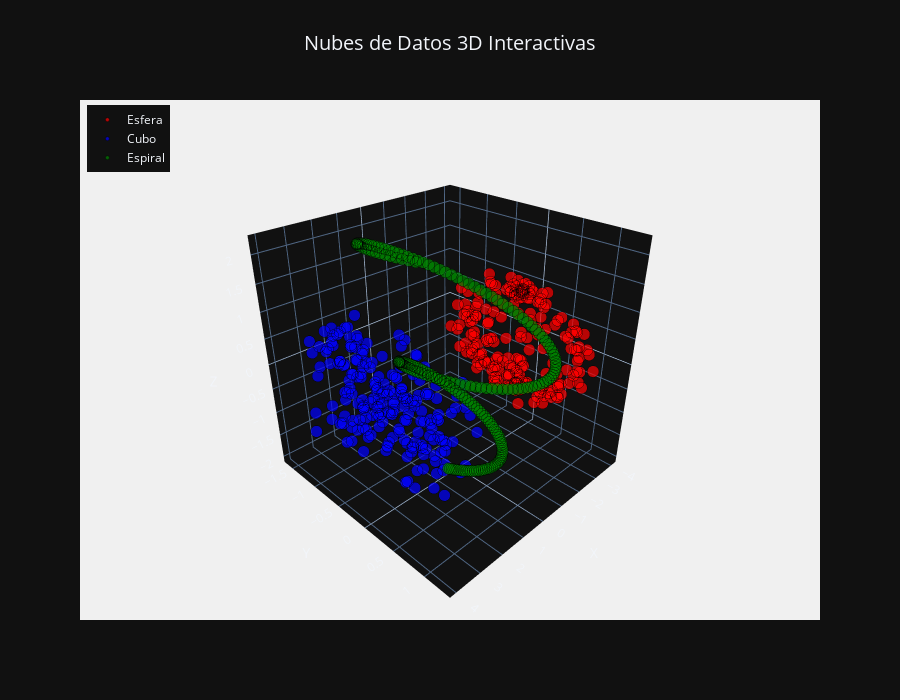

The code cell stored with this chart in its notebook:
### Code cell
fig = go.Figure()

names = {'Esfera': 'red', 'Cubo': 'blue', 'Espiral': 'green'}

for n, nombre in enumerate(['Esfera', 'Cubo', 'Espiral']):
    mask = [c == nombre for c in clusters]
    fig.add_trace(go.Scatter3d(
        x=x[mask],
        y=y[mask],
        z=z[mask],
        mode='markers',
        name=nombre,
        marker=dict(
            size=4,
            color=names[nombre],
            opacity=0.7,
            line=dict(width=0.5, color='black')
        ),
        hovertemplate=f'<b>{nombre}</b><br>X: %{{x:.2f}}<br>Y: %{{y:.2f}}<br>Z: %{{z:.2f}}<extra></extra>'
    ))

fig.update_layout(
    title=dict(
        text='Nubes de Datos 3D Interactivas',
        x=0.5,
        font=dict(size=20)
    ),
    scene=dict(
        xaxis_title='X',
        yaxis_title='Y',
        zaxis_title='Z',
        aspectmode='cube',
        camera=dict(
            eye=dict(x=1.5, y=1.5, z=1.2)
        ),

        bgcolor='rgb(240, 240, 240)'
    ),
    width=900,
    height=700,
    showlegend=True,
    legend=dict(
        yanchor="top",
        y=0.99,
        xanchor="left",
        x=0.01
    )
)

fig.show()

### Figure 1 — Plotly figure (JSON) as saved in the notebook; plotly's stock layout.template omitted (floating-point values rounded to 4 significant figures; data arrays with more than 128 entries replaced by an {"elided": "..."} marker saying what was removed)
{"data": [{"hovertemplate": "<b>Esfera</b><br>X: %{x:.2f}<br>Y: %{y:.2f}<br>Z: %{z:.2f}<extra></extra>", "marker": {"color": "red", "line": {"color": "black", "width": 0.5}, "opacity": 0.7, "size": 4}, "mode": "markers", "name": "Esfera", "x": {"elided": "200 float values"}, "y": {"elided": "200 float values"}, "z": {"elided": "200 float values"}, "type": "scatter3d"}, {"hovertemplate": "<b>Cubo</b><br>X: %{x:.2f}<br>Y: %{y:.2f}<br>Z: %{z:.2f}<extra></extra>", "marker": {"color": "blue", "line": {"color": "black", "width": 0.5}, "opacity": 0.7, "size": 4}, "mode": "markers", "name": "Cubo", "x": {"elided": "200 float values"}, "y": {"elided": "200 float values"}, "z": {"elided": "200 float values"}, "type": "scatter3d"}, {"hovertemplate": "<b>Espiral</b><br>X: %{x:.2f}<br>Y: %{y:.2f}<br>Z: %{z:.2f}<extra></extra>", "marker": {"color": "green", "line": {"color": "black", "width": 0.5}, "opacity": 0.7, "size": 4}, "mode": "markers", "name": "Espiral", "x": {"elided": "200 float values"}, "y": {"elided": "200 float values"}, "z": {"elided": "200 float values"}, "type": "scatter3d"}], "layout": {"title": {"font": {"size": 20}, "text": "Nubes de Datos 3D Interactivas", "x": 0.5}, "scene": {"camera": {"eye": {"x": 1.5, "y": 1.5, "z": 1.2}}, "xaxis": {"title": {"text": "X"}}, "yaxis": {"title": {"text": "Y"}}, "zaxis": {"title": {"text": "Z"}}, "aspectmode": "cube", "bgcolor": "rgb(240, 240, 240)"}, "legend": {"yanchor": "top", "y": 0.99, "xanchor": "left", "x": 0.01}, "width": 900, "height": 700, "showlegend": true}}
